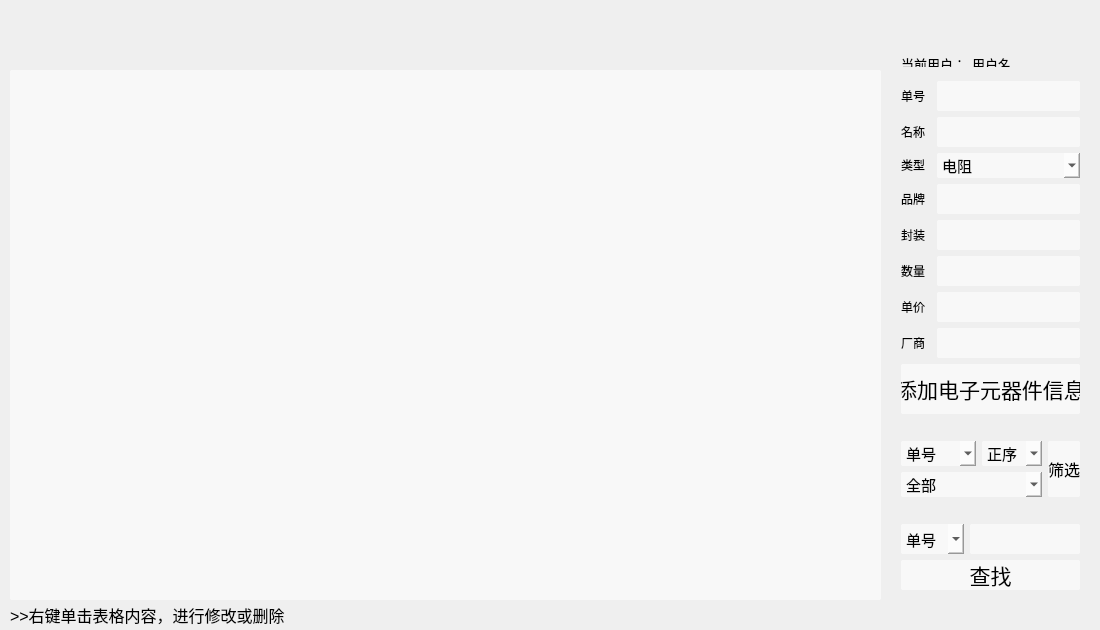
<?xml version="1.0" encoding="UTF-8"?>
<ui version="4.0">
 <class>MainWindow</class>
 <widget class="QMainWindow" name="MainWindow">
  <property name="geometry">
   <rect>
    <x>0</x>
    <y>0</y>
    <width>1100</width>
    <height>630</height>
   </rect>
  </property>
  <property name="minimumSize">
   <size>
    <width>1100</width>
    <height>630</height>
   </size>
  </property>
  <property name="maximumSize">
   <size>
    <width>1100</width>
    <height>630</height>
   </size>
  </property>
  <property name="windowTitle">
   <string>电子元器件管理系统</string>
  </property>
  <property name="windowIcon">
   <iconset resource="imageico.qrc">
    <normaloff>:/title.ico</normaloff>:/title.ico</iconset>
  </property>
  <property name="styleSheet">
   <string notr="true"/>
  </property>
  <widget class="QWidget" name="centralWidget">
   <widget class="QTableView" name="tableView">
    <property name="geometry">
     <rect>
      <x>10</x>
      <y>70</y>
      <width>871</width>
      <height>530</height>
     </rect>
    </property>
    <property name="styleSheet">
     <string notr="true">QTableView#tableView

{
    border-radius: 2px;
    /*border: 1px solid rgb(85,175,255);*/
    background:rgb(255,255,255,150);
	color:rgb(0,0,0);
	selection-color: rgb(0,0,0);
	selection-background-color: rgb(111,188,254);
}</string>
    </property>
   </widget>
   <widget class="QLabel" name="label_9">
    <property name="geometry">
     <rect>
      <x>10</x>
      <y>600</y>
      <width>281</width>
      <height>29</height>
     </rect>
    </property>
    <property name="font">
     <font>
      <family>Microsoft YaHei UI</family>
      <pointsize>12</pointsize>
     </font>
    </property>
    <property name="text">
     <string>&gt;&gt;右键单击表格内容，进行修改或删除</string>
    </property>
   </widget>
   <widget class="QPushButton" name="pushButton_small">
    <property name="geometry">
     <rect>
      <x>1026</x>
      <y>6</y>
      <width>30</width>
      <height>30</height>
     </rect>
    </property>
    <property name="minimumSize">
     <size>
      <width>30</width>
      <height>30</height>
     </size>
    </property>
    <property name="maximumSize">
     <size>
      <width>30</width>
      <height>30</height>
     </size>
    </property>
    <property name="font">
     <font>
      <family>Microsoft YaHei UI</family>
      <pointsize>18</pointsize>
      <weight>75</weight>
      <bold>true</bold>
     </font>
    </property>
    <property name="styleSheet">
     <string notr="true">QPushButton#pushButton_small

{
    border-radius: 15px;
    /*border: 1px solid rgb(89, 153, 48);*/
    /*background:rgb(0,0,0,0);*/
	image: url(:/small.png);
}

QPushButton#pushButton_small:hover 
{
    background: #4993dc;
}

QPushButton#pushButton_small:pressed
{
	background: #2e5d8b;
}</string>
    </property>
    <property name="text">
     <string/>
    </property>
   </widget>
   <widget class="QPushButton" name="pushButton_close">
    <property name="geometry">
     <rect>
      <x>1062</x>
      <y>6</y>
      <width>30</width>
      <height>30</height>
     </rect>
    </property>
    <property name="minimumSize">
     <size>
      <width>30</width>
      <height>30</height>
     </size>
    </property>
    <property name="maximumSize">
     <size>
      <width>30</width>
      <height>30</height>
     </size>
    </property>
    <property name="font">
     <font>
      <family>Microsoft YaHei UI</family>
      <pointsize>12</pointsize>
     </font>
    </property>
    <property name="styleSheet">
     <string notr="true">QPushButton#pushButton_close
{
    border-radius: 15px;
    /*border: 1px solid rgb(89, 153, 48);
    background:rgb(0,0,0,0);*/
	image: url(:/close.png);
}

QPushButton#pushButton_close:hover 
{
    background: #ff0000;
	image: url(:/close.png);
}</string>
    </property>
    <property name="text">
     <string/>
    </property>
   </widget>
   <widget class="QPushButton" name="pushButton_note">
    <property name="geometry">
     <rect>
      <x>990</x>
      <y>6</y>
      <width>30</width>
      <height>30</height>
     </rect>
    </property>
    <property name="minimumSize">
     <size>
      <width>30</width>
      <height>30</height>
     </size>
    </property>
    <property name="maximumSize">
     <size>
      <width>30</width>
      <height>30</height>
     </size>
    </property>
    <property name="font">
     <font>
      <family>Microsoft YaHei UI</family>
      <pointsize>18</pointsize>
      <weight>75</weight>
      <bold>true</bold>
     </font>
    </property>
    <property name="styleSheet">
     <string notr="true">QPushButton#pushButton_note

{
    border-radius: 15px;
    /*border: 1px solid rgb(89, 153, 48);*/
    /*background:rgb(0,0,0,0);*/
	image: url(:/note.png);
}

QPushButton#pushButton_note:hover 
{
    background: #4993dc;
}

QPushButton#pushButton_note:pressed
{
	background: #2e5d8b;
}</string>
    </property>
    <property name="text">
     <string/>
    </property>
   </widget>
   <widget class="QWidget" name="layoutWidget">
    <property name="geometry">
     <rect>
      <x>890</x>
      <y>70</y>
      <width>201</width>
      <height>531</height>
     </rect>
    </property>
    <layout class="QVBoxLayout" name="verticalLayout_3">
     <item>
      <layout class="QHBoxLayout" name="horizontalLayout_4">
       <item>
        <widget class="QLabel" name="label_8">
         <property name="minimumSize">
          <size>
           <width>30</width>
           <height>20</height>
          </size>
         </property>
         <property name="maximumSize">
          <size>
           <width>30</width>
           <height>20</height>
          </size>
         </property>
         <property name="font">
          <font>
           <family>Microsoft YaHei UI</family>
          </font>
         </property>
         <property name="text">
          <string>单号</string>
         </property>
        </widget>
       </item>
       <item>
        <widget class="QPlainTextEdit" name="plainTextEdit_ordernum">
         <property name="minimumSize">
          <size>
           <width>120</width>
           <height>30</height>
          </size>
         </property>
         <property name="maximumSize">
          <size>
           <width>16777215</width>
           <height>30</height>
          </size>
         </property>
         <property name="font">
          <font>
           <family>Arial</family>
           <pointsize>11</pointsize>
          </font>
         </property>
         <property name="styleSheet">
          <string notr="true">QPlainTextEdit#plainTextEdit_ordernum
{
    border-radius: 2px;
    /*border: 1px solid rgb(85,170,255);*/
    background:rgb(255,255,255,150);
}

QPlainTextEdit#plainTextEdit_ordernum:hover 
{
    background: rgb(255,255,255,255);
}</string>
         </property>
        </widget>
       </item>
      </layout>
     </item>
     <item>
      <layout class="QHBoxLayout" name="horizontalLayout_5">
       <item>
        <widget class="QLabel" name="label">
         <property name="minimumSize">
          <size>
           <width>30</width>
           <height>20</height>
          </size>
         </property>
         <property name="maximumSize">
          <size>
           <width>30</width>
           <height>20</height>
          </size>
         </property>
         <property name="font">
          <font>
           <family>Microsoft YaHei UI</family>
          </font>
         </property>
         <property name="text">
          <string>名称</string>
         </property>
        </widget>
       </item>
       <item>
        <widget class="QPlainTextEdit" name="plainTextEdit_name">
         <property name="minimumSize">
          <size>
           <width>120</width>
           <height>30</height>
          </size>
         </property>
         <property name="maximumSize">
          <size>
           <width>16777215</width>
           <height>30</height>
          </size>
         </property>
         <property name="font">
          <font>
           <family>Arial</family>
           <pointsize>11</pointsize>
          </font>
         </property>
         <property name="styleSheet">
          <string notr="true">QPlainTextEdit#plainTextEdit_name
{
    border-radius: 2px;
    /*border: 1px solid rgb(85,170,255);*/
    background:rgb(255,255,255,150);
}

QPlainTextEdit#plainTextEdit_name:hover 
{
    background: #ffffff;
}</string>
         </property>
        </widget>
       </item>
      </layout>
     </item>
     <item>
      <layout class="QHBoxLayout" name="horizontalLayout_6">
       <item>
        <widget class="QLabel" name="label_2">
         <property name="minimumSize">
          <size>
           <width>30</width>
           <height>20</height>
          </size>
         </property>
         <property name="maximumSize">
          <size>
           <width>30</width>
           <height>20</height>
          </size>
         </property>
         <property name="font">
          <font>
           <family>Microsoft YaHei UI</family>
          </font>
         </property>
         <property name="text">
          <string>类型</string>
         </property>
        </widget>
       </item>
       <item>
        <widget class="QComboBox" name="comboBox_type">
         <property name="minimumSize">
          <size>
           <width>119</width>
           <height>25</height>
          </size>
         </property>
         <property name="maximumSize">
          <size>
           <width>16777215</width>
           <height>25</height>
          </size>
         </property>
         <property name="font">
          <font>
           <family>Arial</family>
           <pointsize>11</pointsize>
          </font>
         </property>
         <property name="autoFillBackground">
          <bool>false</bool>
         </property>
         <property name="styleSheet">
          <string notr="true">QComboBox#comboBox_type
{
    border-radius: 2px;
    /*border: 2px solid rgb(255,255,255,50);*/
    background:rgb(255,255,255,150);
}

QComboBox#comboBox_type:hover 
{
    background: rgb(255,255,255,255);
}</string>
         </property>
         <item>
          <property name="text">
           <string>电阻</string>
          </property>
         </item>
         <item>
          <property name="text">
           <string>电容</string>
          </property>
         </item>
         <item>
          <property name="text">
           <string>电感</string>
          </property>
         </item>
         <item>
          <property name="text">
           <string>二极管</string>
          </property>
         </item>
         <item>
          <property name="text">
           <string>三极管</string>
          </property>
         </item>
         <item>
          <property name="text">
           <string>变压器</string>
          </property>
         </item>
         <item>
          <property name="text">
           <string>传感器</string>
          </property>
         </item>
         <item>
          <property name="text">
           <string>场效应管</string>
          </property>
         </item>
         <item>
          <property name="text">
           <string>IC集成电路</string>
          </property>
         </item>
         <item>
          <property name="text">
           <string>开关</string>
          </property>
         </item>
         <item>
          <property name="text">
           <string>电源</string>
          </property>
         </item>
        </widget>
       </item>
      </layout>
     </item>
     <item>
      <layout class="QHBoxLayout" name="horizontalLayout_7">
       <item>
        <widget class="QLabel" name="label_6">
         <property name="minimumSize">
          <size>
           <width>30</width>
           <height>20</height>
          </size>
         </property>
         <property name="maximumSize">
          <size>
           <width>30</width>
           <height>20</height>
          </size>
         </property>
         <property name="font">
          <font>
           <family>Microsoft YaHei UI</family>
          </font>
         </property>
         <property name="text">
          <string>品牌</string>
         </property>
        </widget>
       </item>
       <item>
        <widget class="QPlainTextEdit" name="plainTextEdit_make">
         <property name="minimumSize">
          <size>
           <width>120</width>
           <height>30</height>
          </size>
         </property>
         <property name="maximumSize">
          <size>
           <width>16777215</width>
           <height>30</height>
          </size>
         </property>
         <property name="font">
          <font>
           <family>Arial</family>
           <pointsize>11</pointsize>
          </font>
         </property>
         <property name="styleSheet">
          <string notr="true">QPlainTextEdit#plainTextEdit_make
{
    border-radius: 2px;
    /*border: 2px solid rgb(255,255,255,50);*/
    background:rgb(255,255,255,150);
}

QPlainTextEdit#plainTextEdit_make:hover 
{
    background: #ffffff;
}</string>
         </property>
        </widget>
       </item>
      </layout>
     </item>
     <item>
      <layout class="QHBoxLayout" name="horizontalLayout_8">
       <item>
        <widget class="QLabel" name="label_5">
         <property name="minimumSize">
          <size>
           <width>30</width>
           <height>20</height>
          </size>
         </property>
         <property name="maximumSize">
          <size>
           <width>30</width>
           <height>20</height>
          </size>
         </property>
         <property name="font">
          <font>
           <family>Microsoft YaHei UI</family>
          </font>
         </property>
         <property name="text">
          <string>封装</string>
         </property>
        </widget>
       </item>
       <item>
        <widget class="QPlainTextEdit" name="plainTextEdit_package">
         <property name="minimumSize">
          <size>
           <width>120</width>
           <height>30</height>
          </size>
         </property>
         <property name="maximumSize">
          <size>
           <width>16777215</width>
           <height>30</height>
          </size>
         </property>
         <property name="font">
          <font>
           <family>Arial</family>
           <pointsize>11</pointsize>
          </font>
         </property>
         <property name="styleSheet">
          <string notr="true">QPlainTextEdit#plainTextEdit_package
{
    border-radius: 2px;
    /*border: 2px solid rgb(255,255,255,50);*/
    background:rgb(255,255,255,150);
}

QPlainTextEdit#plainTextEdit_package:hover 
{
    background: #ffffff;
}</string>
         </property>
        </widget>
       </item>
      </layout>
     </item>
     <item>
      <layout class="QHBoxLayout" name="horizontalLayout_9">
       <item>
        <widget class="QLabel" name="label_3">
         <property name="minimumSize">
          <size>
           <width>30</width>
           <height>20</height>
          </size>
         </property>
         <property name="maximumSize">
          <size>
           <width>30</width>
           <height>20</height>
          </size>
         </property>
         <property name="font">
          <font>
           <family>Microsoft YaHei UI</family>
          </font>
         </property>
         <property name="text">
          <string>数量</string>
         </property>
        </widget>
       </item>
       <item>
        <widget class="QPlainTextEdit" name="plainTextEdit_num">
         <property name="minimumSize">
          <size>
           <width>120</width>
           <height>30</height>
          </size>
         </property>
         <property name="maximumSize">
          <size>
           <width>16777215</width>
           <height>30</height>
          </size>
         </property>
         <property name="font">
          <font>
           <family>Arial</family>
           <pointsize>11</pointsize>
          </font>
         </property>
         <property name="styleSheet">
          <string notr="true">QPlainTextEdit#plainTextEdit_num
{
    border-radius: 2px;
    /*border: 2px solid rgb(255,255,255,50);*/
    background:rgb(255,255,255,150);
}

QPlainTextEdit#plainTextEdit_num:hover 
{
    background: #ffffff;
}</string>
         </property>
        </widget>
       </item>
      </layout>
     </item>
     <item>
      <layout class="QHBoxLayout" name="horizontalLayout_10">
       <item>
        <widget class="QLabel" name="label_4">
         <property name="minimumSize">
          <size>
           <width>30</width>
           <height>20</height>
          </size>
         </property>
         <property name="maximumSize">
          <size>
           <width>30</width>
           <height>20</height>
          </size>
         </property>
         <property name="font">
          <font>
           <family>Microsoft YaHei UI</family>
          </font>
         </property>
         <property name="text">
          <string>单价</string>
         </property>
        </widget>
       </item>
       <item>
        <widget class="QPlainTextEdit" name="plainTextEdit_price">
         <property name="minimumSize">
          <size>
           <width>120</width>
           <height>30</height>
          </size>
         </property>
         <property name="maximumSize">
          <size>
           <width>16777215</width>
           <height>30</height>
          </size>
         </property>
         <property name="font">
          <font>
           <family>Arial</family>
           <pointsize>11</pointsize>
          </font>
         </property>
         <property name="styleSheet">
          <string notr="true">QPlainTextEdit#plainTextEdit_price
{
    border-radius: 2px;
    /*border: 2px solid rgb(255,255,255,50);*/
    background:rgb(255,255,255,150);
}

QPlainTextEdit#plainTextEdit_price:hover 
{
    background: #ffffff;
}</string>
         </property>
        </widget>
       </item>
      </layout>
     </item>
     <item>
      <layout class="QHBoxLayout" name="horizontalLayout_11">
       <item>
        <widget class="QLabel" name="label_7">
         <property name="minimumSize">
          <size>
           <width>30</width>
           <height>20</height>
          </size>
         </property>
         <property name="maximumSize">
          <size>
           <width>35</width>
           <height>20</height>
          </size>
         </property>
         <property name="font">
          <font>
           <family>Microsoft YaHei UI</family>
          </font>
         </property>
         <property name="text">
          <string>厂商</string>
         </property>
        </widget>
       </item>
       <item>
        <widget class="QPlainTextEdit" name="plainTextEdit_company">
         <property name="minimumSize">
          <size>
           <width>120</width>
           <height>30</height>
          </size>
         </property>
         <property name="maximumSize">
          <size>
           <width>16777215</width>
           <height>30</height>
          </size>
         </property>
         <property name="font">
          <font>
           <family>Arial</family>
           <pointsize>11</pointsize>
          </font>
         </property>
         <property name="styleSheet">
          <string notr="true">QPlainTextEdit#plainTextEdit_company
{
    border-radius: 2px;
    /*border: 2px solid rgb(255,255,255,50);*/
    background:rgb(255,255,255,150);
}

QPlainTextEdit#plainTextEdit_company:hover 
{
    background: #ffffff;
}</string>
         </property>
        </widget>
       </item>
      </layout>
     </item>
     <item>
      <widget class="QPushButton" name="pushButton_add">
       <property name="minimumSize">
        <size>
         <width>170</width>
         <height>50</height>
        </size>
       </property>
       <property name="maximumSize">
        <size>
         <width>16777215</width>
         <height>50</height>
        </size>
       </property>
       <property name="font">
        <font>
         <family>Microsoft YaHei UI</family>
         <pointsize>16</pointsize>
        </font>
       </property>
       <property name="styleSheet">
        <string notr="true">QPushButton#pushButton_add
{
    border-radius: 2px;
    /*border: 1px solid rgb(85,170,255);*/
    background:rgb(255,255,255,150);/*transparent;*/
	color: #000000;
}

QPushButton#pushButton_add:hover 
{
    background: rgb(255,255,255,200);
}

QPushButton#pushButton_add:pressed
{
	background:rgb(85, 170, 255,150);
}</string>
       </property>
       <property name="text">
        <string>添加电子元器件信息</string>
       </property>
      </widget>
     </item>
     <item>
      <spacer name="verticalSpacer">
       <property name="orientation">
        <enum>Qt::Vertical</enum>
       </property>
       <property name="sizeHint" stdset="0">
        <size>
         <width>20</width>
         <height>40</height>
        </size>
       </property>
      </spacer>
     </item>
     <item>
      <layout class="QHBoxLayout" name="horizontalLayout_3">
       <item>
        <layout class="QVBoxLayout" name="verticalLayout_2">
         <item>
          <layout class="QHBoxLayout" name="horizontalLayout_2">
           <item>
            <widget class="QComboBox" name="comboBox_order_1">
             <property name="minimumSize">
              <size>
               <width>0</width>
               <height>25</height>
              </size>
             </property>
             <property name="maximumSize">
              <size>
               <width>80</width>
               <height>25</height>
              </size>
             </property>
             <property name="font">
              <font>
               <family>Arial</family>
               <pointsize>11</pointsize>
              </font>
             </property>
             <property name="styleSheet">
              <string notr="true">QComboBox#comboBox_order_1
{
    border-radius: 2px;
    /*border: 2px solid rgb(255,255,255,50);*/
    background:rgb(255,255,255,150);
}

QComboBox#comboBox_order_1:hover 
{
    background: #ffffff;
}</string>
             </property>
             <item>
              <property name="text">
               <string>单号</string>
              </property>
             </item>
             <item>
              <property name="text">
               <string>名称</string>
              </property>
             </item>
             <item>
              <property name="text">
               <string>数量</string>
              </property>
             </item>
             <item>
              <property name="text">
               <string>单价</string>
              </property>
             </item>
             <item>
              <property name="text">
               <string>录入时间</string>
              </property>
             </item>
             <item>
              <property name="text">
               <string>修改时间</string>
              </property>
             </item>
            </widget>
           </item>
           <item>
            <widget class="QComboBox" name="comboBox_order_2">
             <property name="maximumSize">
              <size>
               <width>60</width>
               <height>25</height>
              </size>
             </property>
             <property name="font">
              <font>
               <family>Arial</family>
               <pointsize>11</pointsize>
              </font>
             </property>
             <property name="styleSheet">
              <string notr="true">QComboBox#comboBox_order_2
{
    border-radius: 2px;
    /*border: 2px solid rgb(255,255,255,50);*/
    background:rgb(255,255,255,150);
}

QComboBox#comboBox_order_2:hover 
{
    background: #ffffff;
}</string>
             </property>
             <item>
              <property name="text">
               <string>正序</string>
              </property>
             </item>
             <item>
              <property name="text">
               <string>倒序</string>
              </property>
             </item>
             <item>
              <property name="text">
               <string>无排序</string>
              </property>
             </item>
            </widget>
           </item>
          </layout>
         </item>
         <item>
          <widget class="QComboBox" name="comboBox_choose">
           <property name="minimumSize">
            <size>
             <width>130</width>
             <height>25</height>
            </size>
           </property>
           <property name="maximumSize">
            <size>
             <width>16777215</width>
             <height>25</height>
            </size>
           </property>
           <property name="font">
            <font>
             <family>Arial</family>
             <pointsize>11</pointsize>
            </font>
           </property>
           <property name="styleSheet">
            <string notr="true">QComboBox#comboBox_choose
{
    border-radius: 2px;
    /*border: 2px solid rgb(255,255,255,50);*/
    background:rgb(255,255,255,150);
}

QComboBox#comboBox_choose:hover 
{
    background: #ffffff;
}</string>
           </property>
           <item>
            <property name="text">
             <string>全部</string>
            </property>
           </item>
           <item>
            <property name="text">
             <string>电阻</string>
            </property>
           </item>
           <item>
            <property name="text">
             <string>电容</string>
            </property>
           </item>
           <item>
            <property name="text">
             <string>电感</string>
            </property>
           </item>
           <item>
            <property name="text">
             <string>二极管</string>
            </property>
           </item>
           <item>
            <property name="text">
             <string>三极管</string>
            </property>
           </item>
           <item>
            <property name="text">
             <string>变压器</string>
            </property>
           </item>
           <item>
            <property name="text">
             <string>传感器</string>
            </property>
           </item>
           <item>
            <property name="text">
             <string>场效应管</string>
            </property>
           </item>
           <item>
            <property name="text">
             <string>IC集成电路</string>
            </property>
           </item>
           <item>
            <property name="text">
             <string>开关</string>
            </property>
           </item>
           <item>
            <property name="text">
             <string>电源</string>
            </property>
           </item>
          </widget>
         </item>
        </layout>
       </item>
       <item>
        <widget class="QPushButton" name="pushButton_choose">
         <property name="maximumSize">
          <size>
           <width>50</width>
           <height>100</height>
          </size>
         </property>
         <property name="font">
          <font>
           <family>Microsoft YaHei UI</family>
           <pointsize>12</pointsize>
          </font>
         </property>
         <property name="styleSheet">
          <string notr="true">QPushButton#pushButton_choose
{
    border-radius: 2px;
    /*border: 1px solid rgb(85,170,255);*/
    background:rgb(255,255,255,150);/*transparent;*/
	color: #000000;
}

QPushButton#pushButton_choose:hover 
{
    background: rgb(255,255,255,200);
}

QPushButton#pushButton_choose:pressed
{
	background:rgb(85, 170, 255,150);
}</string>
         </property>
         <property name="text">
          <string>筛选</string>
         </property>
        </widget>
       </item>
      </layout>
     </item>
     <item>
      <spacer name="verticalSpacer_2">
       <property name="orientation">
        <enum>Qt::Vertical</enum>
       </property>
       <property name="sizeHint" stdset="0">
        <size>
         <width>20</width>
         <height>40</height>
        </size>
       </property>
      </spacer>
     </item>
     <item>
      <layout class="QVBoxLayout" name="verticalLayout">
       <item>
        <layout class="QHBoxLayout" name="horizontalLayout">
         <item>
          <widget class="QComboBox" name="comboBox_find">
           <property name="maximumSize">
            <size>
             <width>70</width>
             <height>30</height>
            </size>
           </property>
           <property name="font">
            <font>
             <family>Arial</family>
             <pointsize>11</pointsize>
            </font>
           </property>
           <property name="styleSheet">
            <string notr="true">QComboBox#comboBox_find
{
    border-radius: 2px;
    /*border: 2px solid rgb(255,255,255,50);*/
    background:rgb(255,255,255,150);
}

QComboBox#comboBox_find:hover 
{
    background: #ffffff;
}</string>
           </property>
           <item>
            <property name="text">
             <string>单号</string>
            </property>
           </item>
           <item>
            <property name="text">
             <string>名称</string>
            </property>
           </item>
           <item>
            <property name="text">
             <string>品牌</string>
            </property>
           </item>
           <item>
            <property name="text">
             <string>供应商</string>
            </property>
           </item>
           <item>
            <property name="text">
             <string/>
            </property>
           </item>
          </widget>
         </item>
         <item>
          <widget class="QPlainTextEdit" name="plainTextEdit_find">
           <property name="maximumSize">
            <size>
             <width>120</width>
             <height>30</height>
            </size>
           </property>
           <property name="font">
            <font>
             <family>Arial</family>
             <pointsize>11</pointsize>
            </font>
           </property>
           <property name="styleSheet">
            <string notr="true">QPlainTextEdit#plainTextEdit_find
{
    border-radius: 2px;
    /*border: 2px solid rgb(255,255,255,50);*/
    background:rgb(255,255,255,150);
}

QPlainTextEdit#plainTextEdit_find:hover 
{
    background: #ffffff;
}</string>
           </property>
          </widget>
         </item>
        </layout>
       </item>
       <item>
        <widget class="QPushButton" name="pushButton_find">
         <property name="minimumSize">
          <size>
           <width>0</width>
           <height>30</height>
          </size>
         </property>
         <property name="maximumSize">
          <size>
           <width>200</width>
           <height>30</height>
          </size>
         </property>
         <property name="font">
          <font>
           <family>Microsoft YaHei UI</family>
           <pointsize>16</pointsize>
          </font>
         </property>
         <property name="styleSheet">
          <string notr="true">QPushButton#pushButton_find
{
    border-radius: 2px;
    /*border: 1px solid rgb(85, 170, 255,100);*/
    background:rgb(255,255,255,150);/*transparent;*/
	color: #000000;
}

QPushButton#pushButton_find:hover 
{
    background: rgb(255,255,255,200);
}

QPushButton#pushButton_find:pressed
{
	background:rgb(85, 170, 255,150);
}</string>
         </property>
         <property name="text">
          <string>查找</string>
         </property>
        </widget>
       </item>
      </layout>
     </item>
    </layout>
   </widget>
   <widget class="QWidget" name="layoutWidget1">
    <property name="geometry">
     <rect>
      <x>890</x>
      <y>40</y>
      <width>201</width>
      <height>27</height>
     </rect>
    </property>
    <layout class="QHBoxLayout" name="horizontalLayout_12">
     <item>
      <widget class="QLabel" name="label_user_2">
       <property name="minimumSize">
        <size>
         <width>65</width>
         <height>25</height>
        </size>
       </property>
       <property name="maximumSize">
        <size>
         <width>65</width>
         <height>25</height>
        </size>
       </property>
       <property name="font">
        <font>
         <family>Microsoft YaHei UI</family>
         <pointsize>10</pointsize>
        </font>
       </property>
       <property name="text">
        <string>当前用户：</string>
       </property>
      </widget>
     </item>
     <item>
      <widget class="QLabel" name="label_user">
       <property name="minimumSize">
        <size>
         <width>110</width>
         <height>25</height>
        </size>
       </property>
       <property name="maximumSize">
        <size>
         <width>16777215</width>
         <height>25</height>
        </size>
       </property>
       <property name="font">
        <font>
         <family>Microsoft YaHei UI</family>
         <pointsize>10</pointsize>
        </font>
       </property>
       <property name="text">
        <string>用户名</string>
       </property>
      </widget>
     </item>
    </layout>
   </widget>
   <zorder>layoutWidget</zorder>
   <zorder>pushButton_small</zorder>
   <zorder>pushButton_close</zorder>
   <zorder>tableView</zorder>
   <zorder>layoutWidget</zorder>
   <zorder>label_9</zorder>
   <zorder>pushButton_note</zorder>
  </widget>
 </widget>
 <layoutdefault spacing="6" margin="11"/>
 <resources>
  <include location="imageico.qrc"/>
 </resources>
 <connections/>
</ui>
